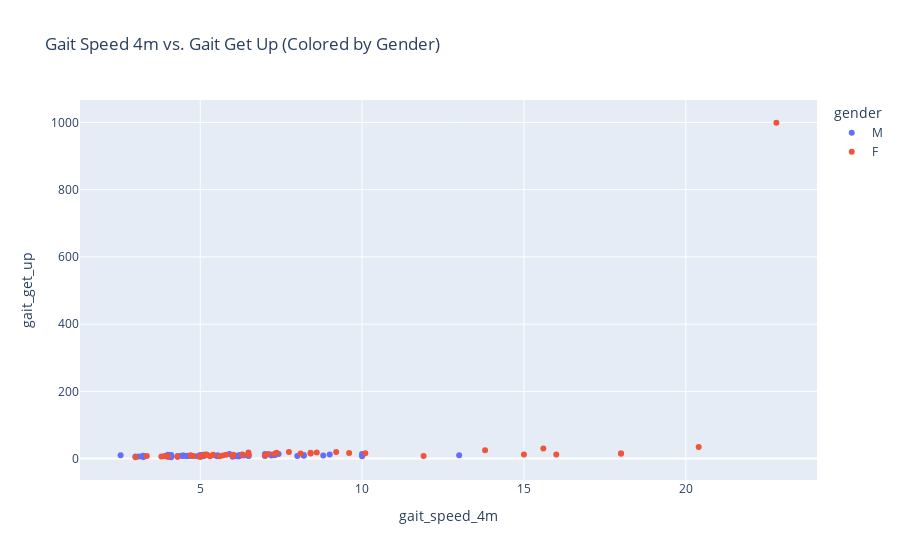

The cell this chart's notebook holds for it:
### Code cell
# A scatter plot for Gait Speed 4m vs. Gait Get Up
fig = px.scatter(data, x='gait_speed_4m', y='gait_get_up', color='gender',
                 title='Gait Speed 4m vs. Gait Get Up (Colored by Gender)')
fig.show()

### Figure 1 — Plotly figure (JSON) as saved in the notebook; plotly's stock layout.template omitted (floating-point values rounded to 4 significant figures)
{"data": [{"hovertemplate": "gender=M<br>gait_speed_4m=%{x}<br>gait_get_up=%{y}<extra></extra>", "legendgroup": "M", "marker": {"color": "#636efa", "symbol": "circle"}, "mode": "markers", "name": "M", "orientation": "v", "showlegend": true, "type": "scatter", "x": [8.8, 6.2, 7.2, 6.45, 4, 4.07, 5.1, 4.9, 4.3, 4.46, 4.42, 4.48, 4.6, 4.62, 4.7, 4.6, 6.2, 6.2, 6.14, 6.15, 6.5, 6.1, 6.2, 6.34, 5.4, 5.1, 5.1, 5.1, 8.2, 7.3, 7.16, 7.42, 7, 5, 4, 4.46, 5, 4.3, 3.91, 7.3, 7, 6, 3, 3.2, 8, 4.3, 4.1, 5, 10, 3.25, 4.1, 4.57, 13, 8.2, 5.9, 5.52, 6, 4.1, 3.1, 3.24, 10, 9, 5.54, 4.75, 4.09, 4, 2.54], "xaxis": "x", "y": [9.05, 10.3, 9.4, 9.2, 6.75, 6.32, 7.04, 7.23, 7.43, 8.03, 8.24, 9.07, 7.73, 7.89, 8.34, 8.25, 7.05, 7.25, 7.12, 7.59, 7.8, 8.43, 9.5, 9.1, 9.7, 11.4, 10.3, 9.5, 10.7, 12.4, 12.4, 13.8, 14, 10, 11.6, 8.56, 10, 6.4, 8.06, 10.1, 8, 5.8, 6.5, 6.1, 8, 5.6, 6.5, 8.35, 7, 4.78, 10.5, 7.92, 10, 8.4, 13.5, 7.34, 9, 4.2, 6.1, 8.32, 14, 12, 10.2, 7.59, 8.8, 5.7, 9.91], "yaxis": "y"}, {"hovertemplate": "gender=F<br>gait_speed_4m=%{x}<br>gait_get_up=%{y}<extra></extra>", "legendgroup": "F", "marker": {"color": "#EF553B", "symbol": "circle"}, "mode": "markers", "name": "F", "orientation": "v", "showlegend": true, "type": "scatter", "x": [4.7, 5.2, 5.1, 5.2, 8.1, 8.41, 8.6, 9.2, 7.1, 6.02, 6.3, 6.3, 11.9, 8.41, 10.1, 9.6, 5.8, 5.17, 5.4, 5.21, 7.74, 7.3, 6.49, 7.36, 22.8, 13.8, 20.4, 15.6, 5, 4.3, 5.7, 4.79, 6, 5.3, 7, 6, 5, 3.35, 3.9, 5, 5.6, 6.5, 3, 4, 4, 3.8, 18, 15, 18, 16], "xaxis": "x", "y": [9.8, 11.8, 10.4, 10.1, 15.4, 17.3, 18.3, 19.5, 13.7, 11.8, 12.2, 11.5, 7.9, 15.3, 16.2, 16.5, 11.8, 12.4, 11.5, 11.2, 19.5, 14.7, 18.4, 17.5, 999, 24.7, 34.7, 30.1, 6, 6, 9, 7.67, 8, 7.19, 9, 9, 7.7, 7.6, 7.1, 5, 7, 11.3, 4, 6, 6, 6.3, 15, 12, 15, 12], "yaxis": "y"}], "layout": {"autosize": true, "legend": {"title": {"text": "gender"}, "tracegroupgap": 0}, "title": {"text": "Gait Speed 4m vs. Gait Get Up (Colored by Gender)"}, "xaxis": {"anchor": "y", "autorange": true, "domain": [0, 1], "range": [1.313, 24.03], "title": {"text": "gait_speed_4m"}, "type": "linear"}, "yaxis": {"anchor": "x", "autorange": true, "domain": [0, 1], "range": [-78.11, 1081.0], "title": {"text": "gait_get_up"}, "type": "linear"}}}
